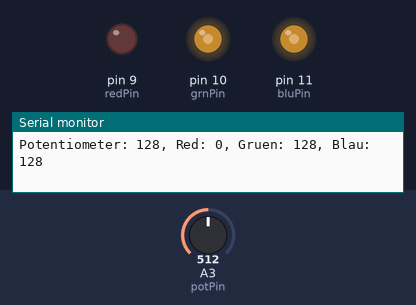
Recording of a sketch running on a simulated Arduino Uno, built with avr-gcc and run on an emulated ATmega328P. Shown: output pins drawn as LEDs (lit = HIGH), the last lines printed to the serial monitor. Inputs (shaded band) come from the test bench; at power-on: A3 (potPin) = 512.

Above: at 1.2 s.
1.3 s: A3 (potPin) set to 331
At 1.7 s:
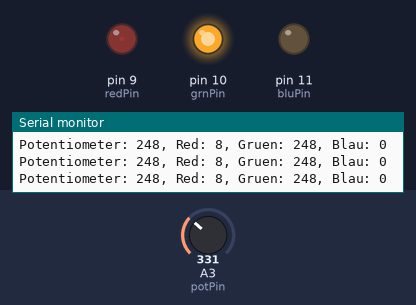
2.8 s: A3 (potPin) set to 351
At 3.8 s:
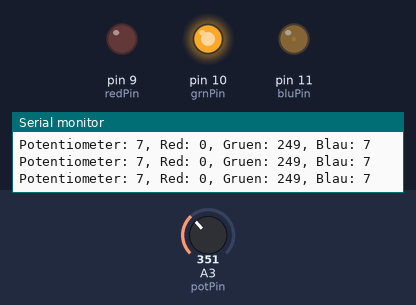
4.3 s: A3 (potPin) set to 511
At 5.1 s:
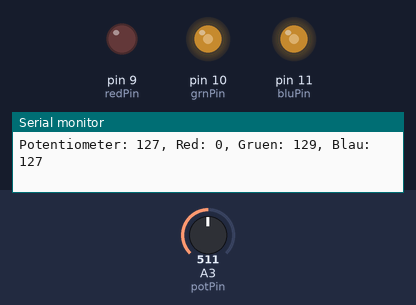
5.8 s: A3 (potPin) set to 692
At 6.3 s:
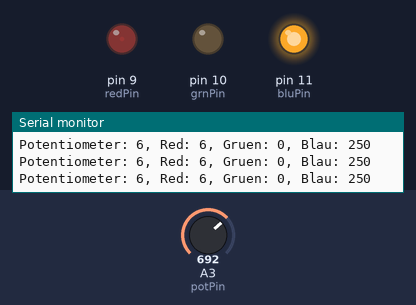
7.3 s: A3 (potPin) set to 672
At 8.5 s:
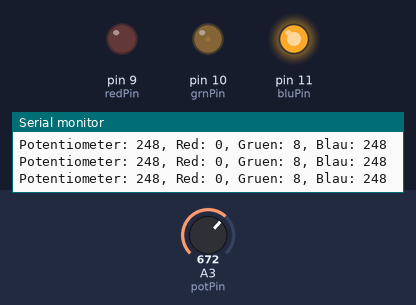
8.8 s: A3 (potPin) set to 900
At 9.7 s:
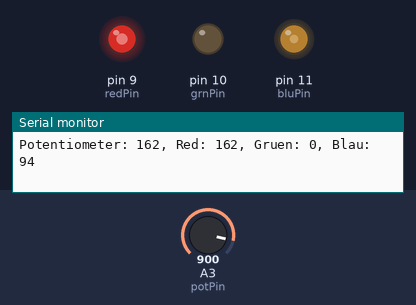
Timing chart, 0 to 11.3 s (numbered marks = the images above; inputs shaded):
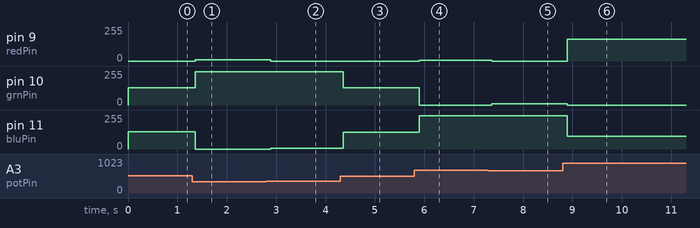

The sketch:

Potentiometer_RGB.ino
```cpp
/*
* Code for making one potentiometer control 3 LEDs, red, grn and blu, or one tri-color LED
* The program cross-fades from red to grn, grn to blu, and blu to red
*/

// INPUT: Potentiometer should be connected to 5V and GND
int potPin = 3; // Potentiometer output connected to analog pin 3
int potVal = 0; // Variable to store the input from the potentiometer

// OUTPUT: Use digital pins 9-11, the Pulse-width Modulation (PWM) pins
// LED's cathodes should be connected to digital GND
int redPin = 9;   // Red LED,   connected to digital pin 9
int grnPin = 10;  // Green LED, connected to digital pin 10
int bluPin = 11;  // Blue LED,  connected to digital pin 11

// Program variables
int redVal = 0;   // Variables to store the values to send to the pins
int grnVal = 0;
int bluVal = 0;

void setup()
{
  pinMode(redPin, OUTPUT);   // sets the pins as output
  pinMode(grnPin, OUTPUT);
  pinMode(bluPin, OUTPUT);
  Serial.begin(9600);
}

// Main program
void loop()
{
  potVal = analogRead(potPin);   // read the potentiometer value at the input pin


  if (potVal < 341)  // Lowest third of the potentiometer's range (0-340)
  {
    potVal = (potVal * 3) / 4; // Normalize to 0-255

    redVal = 256 - potVal;  // Red from full to off
    grnVal = potVal;        // Green from off to full
    bluVal = 0;             // Blue off

  }
  else if (potVal < 682) // Middle third of potentiometer's range (341-681)
  {
    potVal = ( (potVal-341) * 3) / 4; // Normalize to 0-255

    redVal = 0;            // Red off
    grnVal = 256 - potVal; // Green from full to off
    bluVal = potVal;       // Blue from off to full

  }
  else  // Upper third of potentiometer"s range (682-1023)
  {
    potVal = ( (potVal-683) * 3) / 4; // Normalize to 0-255

    redVal = potVal;       // Red from off to full
    grnVal = 0;            // Green off
    bluVal = 256 - potVal; // Blue from full to off
  }

  Serial.print("Potentiometer: ");
  Serial.print(potVal);
  Serial.print(", Red: ");
  Serial.print(redVal);
  Serial.print(", Gruen: ");
  Serial.print(grnVal);
  Serial.print(", Blau: ");
  Serial.println(bluVal);

  analogWrite(redPin, redVal);   // Write values to LED pins
  analogWrite(grnPin, grnVal);
  analogWrite(bluPin, bluVal);
}
```

Measured:
- after the input at 1.3 s, pin 9 (redPin): 0/255 → 8/255 after 0.06 s; pin 10 (grnPin): 128/255 → 248/255 after 0.06 s; pin 11 (bluPin): 128/255 → 0/255 after 0.06 s
- after the input at 2.8 s, pin 9 (redPin): 8/255 → 0/255 after 0.09 s; pin 10 (grnPin): 248/255 → 249/255 after 0.09 s; pin 11 (bluPin): 0/255 → 7/255 after 0.09 s
- after the input at 4.3 s, pin 10 (grnPin): 249/255 → 129/255 after 0.06 s; pin 11 (bluPin): 7/255 → 127/255 after 0.06 s
- after the input at 5.8 s, pin 9 (redPin): 0/255 → 6/255 after 0.09 s; pin 10 (grnPin): 129/255 → 0/255 after 0.09 s; pin 11 (bluPin): 127/255 → 250/255 after 0.09 s
- after the input at 7.3 s, pin 9 (redPin): 6/255 → 0/255 after 0.06 s; pin 10 (grnPin): 0/255 → 8/255 after 0.06 s; pin 11 (bluPin): 250/255 → 248/255 after 0.06 s
- after the input at 8.8 s, pin 9 (redPin): 0/255 → 162/255 after 0.09 s; pin 10 (grnPin): 8/255 → 0/255 after 0.09 s; pin 11 (bluPin): 248/255 → 94/255 after 0.09 s
